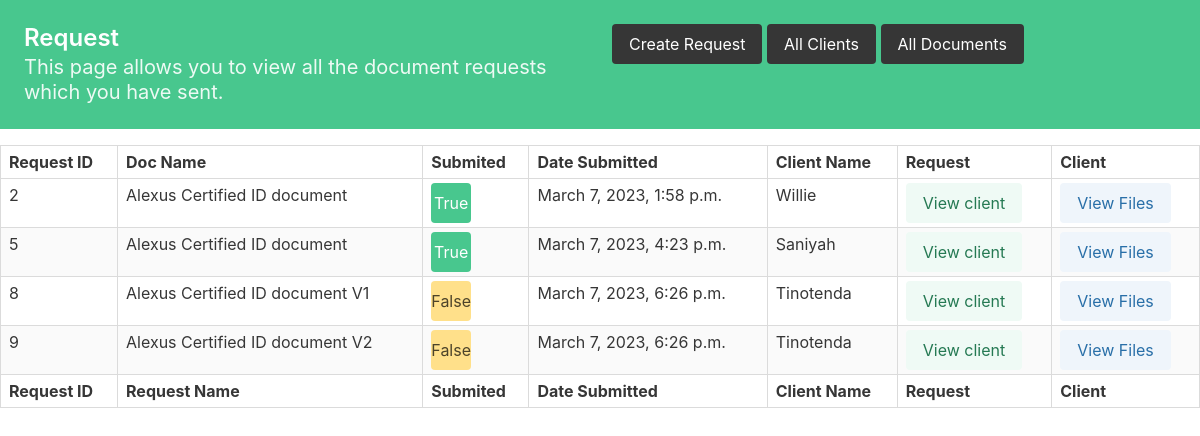
Page /requests on the earlier database version.
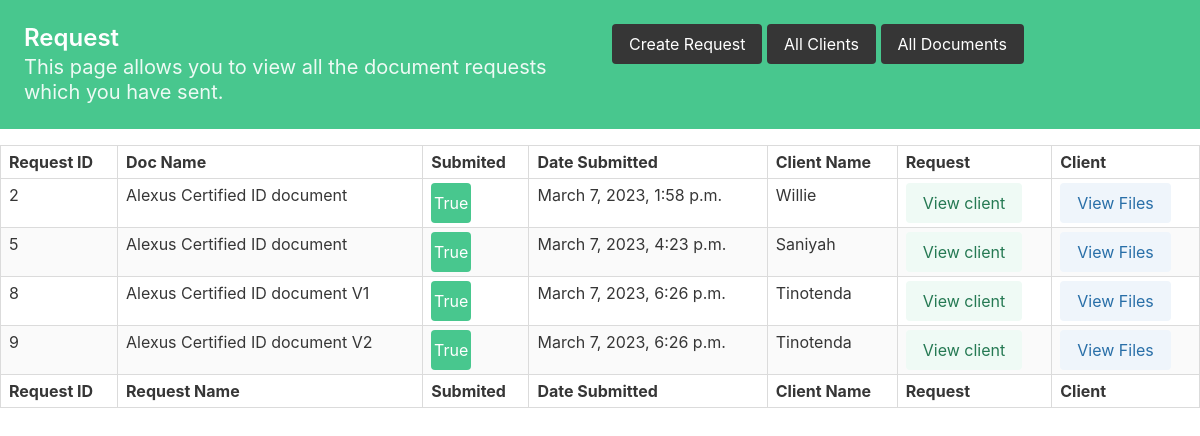
Same page on the later database version.
### managers/models.py (models this page shows, shortened)
class Request(models.Model):
    name = models.CharField(max_length=50, blank=False, null=False)
    submitted = models.BooleanField(default=False, blank=False)
    date_submitted = models.DateTimeField(auto_created=True, blank=False)
    client = models.ForeignKey(
        Client, on_delete=models.CASCADE, related_name='requests')

class Client(models.Model):
    name = models.CharField(max_length=50, blank=False, null=False)
    surname = models.CharField(max_length=50, blank=False, null=False)
    email = models.EmailField(
        max_length=50, blank=True, null=True, unique=True)

### managers/views.py (the view)
# urls.py: path('requests', requests, name="requests"),
def requests(request):
    if request.method == 'POST':
        if request.POST.get('request'):
            request_object = Request()
            request_object.name = request.POST.get('request')
            request_object.submitted = False
            request_object.date_submitted = datetime.datetime.now()
            request_object.client_id = request.POST.get('client_id')
            request_object.save()
        clients = Client.objects.all()
        requests = Request.objects.all()
        return render(request, 'requests.html', {"requests": requests, "clients": clients})
    else:
        clients = Client.objects.all()
        requests = Request.objects.all()
        return render(request, 'requests.html', {"requests": requests, "clients": clients})

### templates/requests/requests.html (shortened to what this page needs)
<!DOCTYPE html>
<html lang="en">
  <head>
    <link rel="stylesheet" href="https://cdn.jsdelivr.net/npm/bulma@0.9.3/css/bulma.min.css" />
  </head>
  <body>
    <section class="hero is-small is-success mb-4">
      <div class="hero-body columns">
        <div class="column iis-three-quarters is-vcentered">
          <h1 class="title is-4">Request</h1>
          <p class="subtitle is-5">This page allows you to view all the document requests which you have sent.</p>
        </div>
        <div class="column is-vcentered is-right">
          <button class="button small is-dark js-modal-trigger" data-target="client_modal">Create Request</button>
          <button class="button small is-dark" ><a href="{% url 'clients' %}">All Clients</a></button>
          <button class="button small is-dark"><a href="{% url 'documents' %}">All Documents</a></button>
        </div>
      </div>
    </section>
    <div class="block">
    <table class="table is-bordered is-striped is-narrow is-hoverable is-fullwidth">
      <thead>
        <tr>
          <th>Request ID</th>
          <th>Doc Name</th>
          <th>Submited</th>
          <th>Date Submitted</th>
          <th>Client Name</th>
          <th>Request</th>
          <th>Client</th>
        </tr>
      </thead>
      <tfoot>
        <tr>
          <th>Request ID</th>
          <th>Request Name</th>
          <th>Submited</th>
          <th>Date Submitted</th>
          <th>Client Name</th>
          <th>Request</th>
          <th>Client</th>
        </tr>
      </tfoot>
      <tbody>
        {% for request in requests%}
        <tr>
          <td>{{request.id}}</td>
          <td>{{request.name}}</td>
          <td>
            {% if request.submitted%}
              <button class="button is-success">
                <span class="icon is-small">
                  True
                </span>
              </button>
            {%else %}
            <button class="button is-warning">
              <span class="icon is-small">
                False
              </span>
            </button>
            {% endif %}
          </td>
          <td>{{request.date_submitted}}</td>
          <td>{{request.client.name}}</td>
          <td>
            <form action="{% url 'client_view' %}" method="POST">
              <button class="button is-success is-light small" name="client_id" value="{{request.client.id}}">View client</button>
            </form>
          </td>
          <td>
            <form action="{% url 'choose_request' %}" method="POST">
              <button class="button is-info is-light small" type="submit" name="request_id" value="{{request.id}}">View Files</button>
            </form>
          </td>
        </tr>
        {% endfor%}
      </tbody>
    </table>
  </body>
</html>

Differences in the rows shown:
changed Request "Alexus Certified ID document V1": submitted "False" → "True"
changed Request "Alexus Certified ID document V2": submitted "False" → "True"
